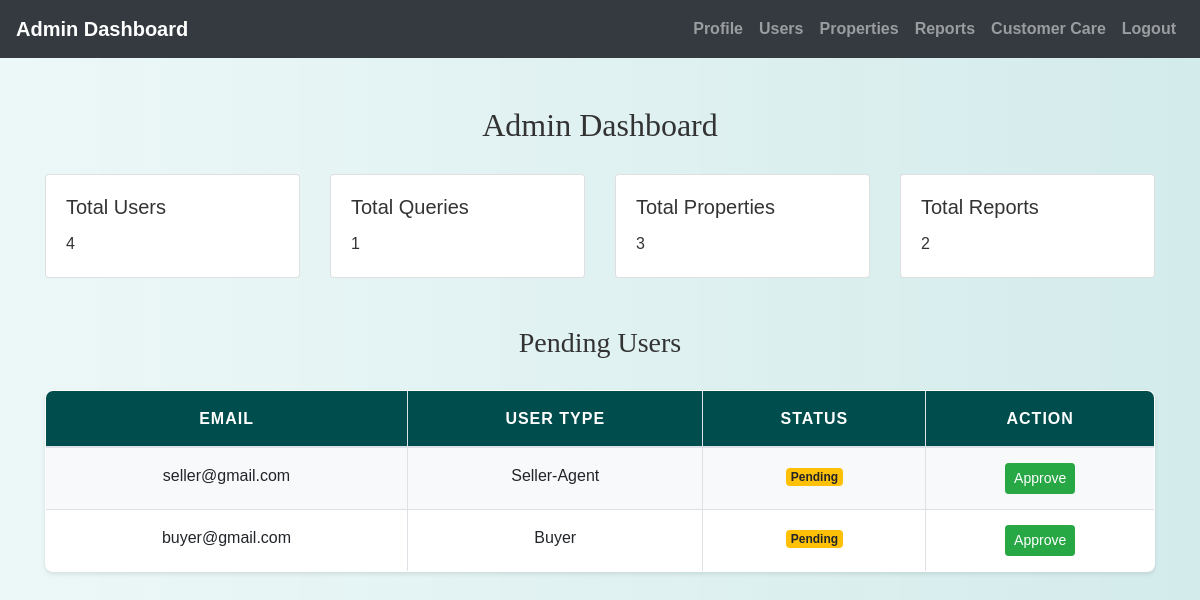
/admin/admin_home.php (signed in), run on the app's committed database.
### tables this page shows
CREATE TABLE `users` (
  `id` int(11) NOT NULL,
  `username` varchar(50) NOT NULL,
  `password` varchar(255) NOT NULL,
  `email` varchar(100) NOT NULL,
  `phone` varchar(20) NOT NULL,
  `age` int(11) DEFAULT NULL,
  `bio` text DEFAULT NULL,
  `expertise` varchar(255) DEFAULT NULL,
  `user_type` varchar(50) DEFAULT NULL,
  `status` enum('Pending','Approved') NOT NULL DEFAULT 'Pending'
);

### admin/admin_home.php (the view, shortened to what this page needs)
<?php
include('config.php');
$totalUsers = mysqli_fetch_assoc(mysqli_query($conn, "SELECT COUNT(*) AS total FROM users"))['total'];
$totalQueriesForReply = mysqli_fetch_assoc(mysqli_query($conn, "SELECT COUNT(*) AS total FROM messages WHERE reply_text IS NULL"))['total'];
$totalProperties = mysqli_fetch_assoc(mysqli_query($conn, "SELECT COUNT(*) AS total FROM Properties"))['total'];
$totalReports = mysqli_fetch_assoc(mysqli_query($conn, "SELECT COUNT(*) AS total FROM ReportProperty"))['total'];
$pendingUsersQuery = "SELECT id, email, user_type, status FROM users WHERE status = 'Pending'";
$pendingUsersResult = mysqli_query($conn, $pendingUsersQuery);
?>
<!DOCTYPE html>
<html>
<head>
    <link rel="stylesheet" href="https://maxcdn.bootstrapcdn.com/bootstrap/4.5.2/css/bootstrap.min.css">
    <link rel="stylesheet" href="../css/style.css">
</head>
<body>
<?php include('admin_navbar.php'); ?>
<div class="container mt-5">
    <h2 class="text-center">Admin Dashboard</h2>
    <div class="row mt-4">
        <div class="col-md-3"><div class="card"><div class="card-body"><h5 class="card-title">Total Users</h5><p class="card-text"><?php echo $totalUsers; ?></p></div></div></div>
        <div class="col-md-3"><div class="card"><div class="card-body"><h5 class="card-title">Total Queries</h5><p class="card-text"><?php echo $totalQueriesForReply; ?></p></div></div></div>
        <div class="col-md-3"><div class="card"><div class="card-body"><h5 class="card-title">Total Properties</h5><p class="card-text"><?php echo $totalProperties; ?></p></div></div></div>
        <div class="col-md-3"><div class="card"><div class="card-body"><h5 class="card-title">Total Reports</h5><p class="card-text"><?php echo $totalReports; ?></p></div></div></div>
    </div>
    <div class="mt-5">
        <h3>Pending Users</h3>
        <table class="table table-bordered">
            <thead>
                <tr>
                    <th>Email</th>
                    <th>User Type</th>
                    <th>Status</th>
                    <th>Action</th>
                </tr>
            </thead>
            <tbody>
                <?php while ($row = mysqli_fetch_assoc($pendingUsersResult)) { ?>
                    <tr id="user_<?php echo $row['id']; ?>">
                        <td><?php echo $row['email']; ?></td>
                        <td><?php echo $row['user_type']; ?></td>
                        <td><span class="badge badge-warning"><?php echo $row['status']; ?></span></td>
                        <td>
                            <button class="btn btn-success btn-sm approve-btn" data-id="<?php echo $row['id']; ?>">Approve</button>
                        </td>
                    </tr>
                <?php } ?>
            </tbody>
        </table>
    </div>
</div>
</body>
</html>

### css/style.css (style rules this page uses)
body { background: linear-gradient(90deg, rgba(233, 246, 246, 0.831), rgba(207, 233, 233, 0.9)); font-family: 'Arial', sans-serif; color: #333; line-height: 1.6; }
h1, h2, h3, h4 { text-align: center; margin-top: 30px; margin-bottom: 30px; font-family: 'Georgia', serif; }
.container { margin-bottom: 40px; }
.table { width: 100%; border-collapse: collapse; margin-top: 20px; font-size: 16px; background-color: #ffffff; border-radius: 8px; overflow: hidden; box-shadow: 0 2px 4px rgba(0, 0, 0, 0.1); }
.table th, .table td { padding: 15px; border: 1px solid #dee2e6; text-align: center; }
.table thead th { background-color: #004d4d; color: white; font-weight: bold; text-transform: uppercase; letter-spacing: 1px; }
.table tbody tr:nth-child(odd) { background-color: #f8f9fa; }

### data on the page
users: email "seller@gmail.com", user_type "Seller-Agent", status "Pending"
users: email "buyer@gmail.com", user_type "Buyer", status "Pending"

### other printed values
$totalUsers "4"
$totalQueriesForReply "1"
$totalProperties "3"
$totalReports "2"
